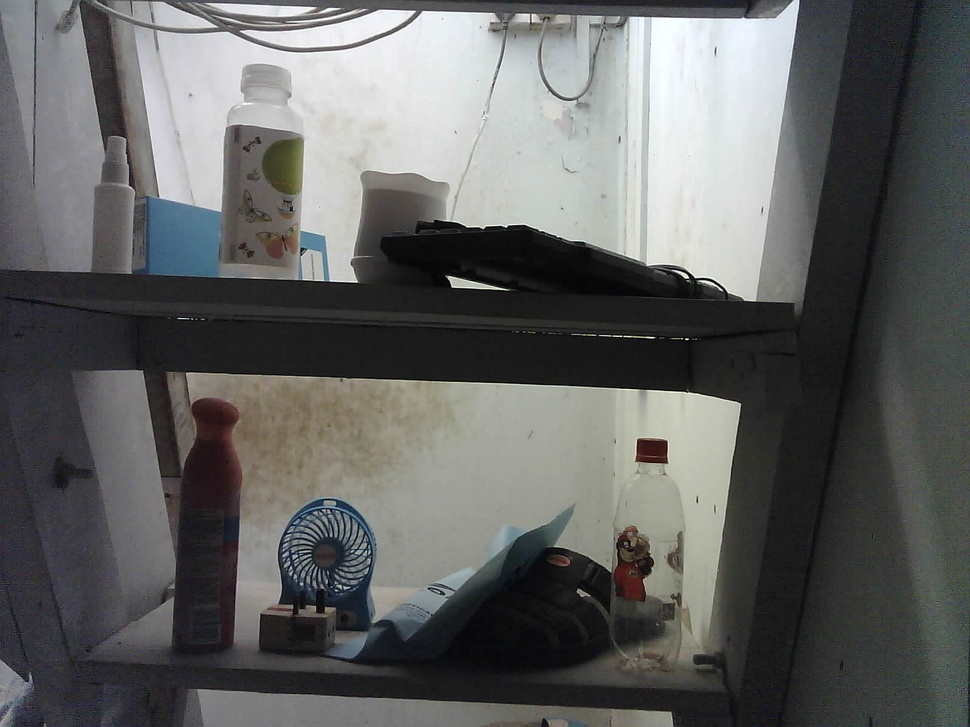
#> input picture ml/image1.jpg, 970 x 727 px, shrunk from 1600 x 1200 before the run; the run also reads 1 picture not shown here
$ python image_scale.py
#> lines starting #> are read from the running program, lines starting #| are printed output that depends on the picture
import cv2

# Load the images
img1 = cv2.imread('image1.jpg')
#> img1 is the input picture: shape (727, 970, 3); mean B, G, R 98.5, 99.4, 98.5
img2 = cv2.imread('image2.jpg')

# Convert the images to grayscale
gray1 = cv2.cvtColor(img1, cv2.COLOR_BGR2GRAY)
gray2 = cv2.cvtColor(img2, cv2.COLOR_BGR2GRAY)

# Compute the average intensity of the pixels in each image
avg_intensity1 = cv2.mean(gray1)[0]
#> avg_intensity1 = 99
avg_intensity2 = cv2.mean(gray2)[0]
#> avg_intensity2 = 99.03

# Compute the scaling factor
scale_factor = 1.5 * avg_intensity2 / avg_intensity1
#> scale_factor = 1.5

# Apply the scaling factor to image1
adjusted_img1 = cv2.convertScaleAbs(img1, alpha=scale_factor, beta=0)
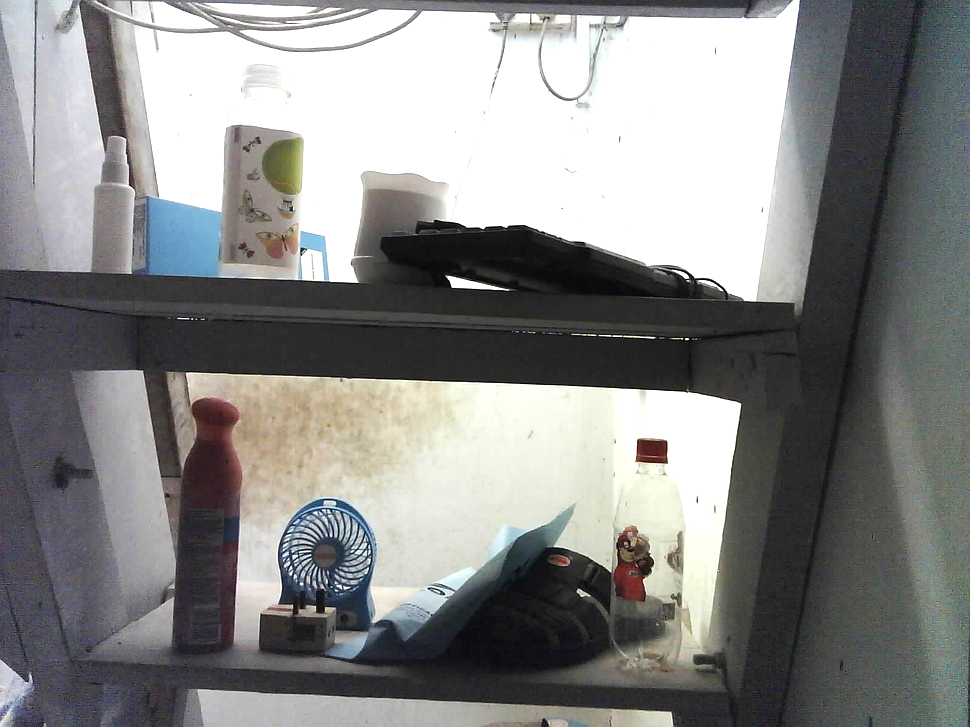
#> adjusted_img1: shape (727, 970, 3); mean B, G, R 135.6, 136.5, 136.1

# Save the adjusted image
cv2.imwrite('adjusted_image1.jpg', adjusted_img1)
